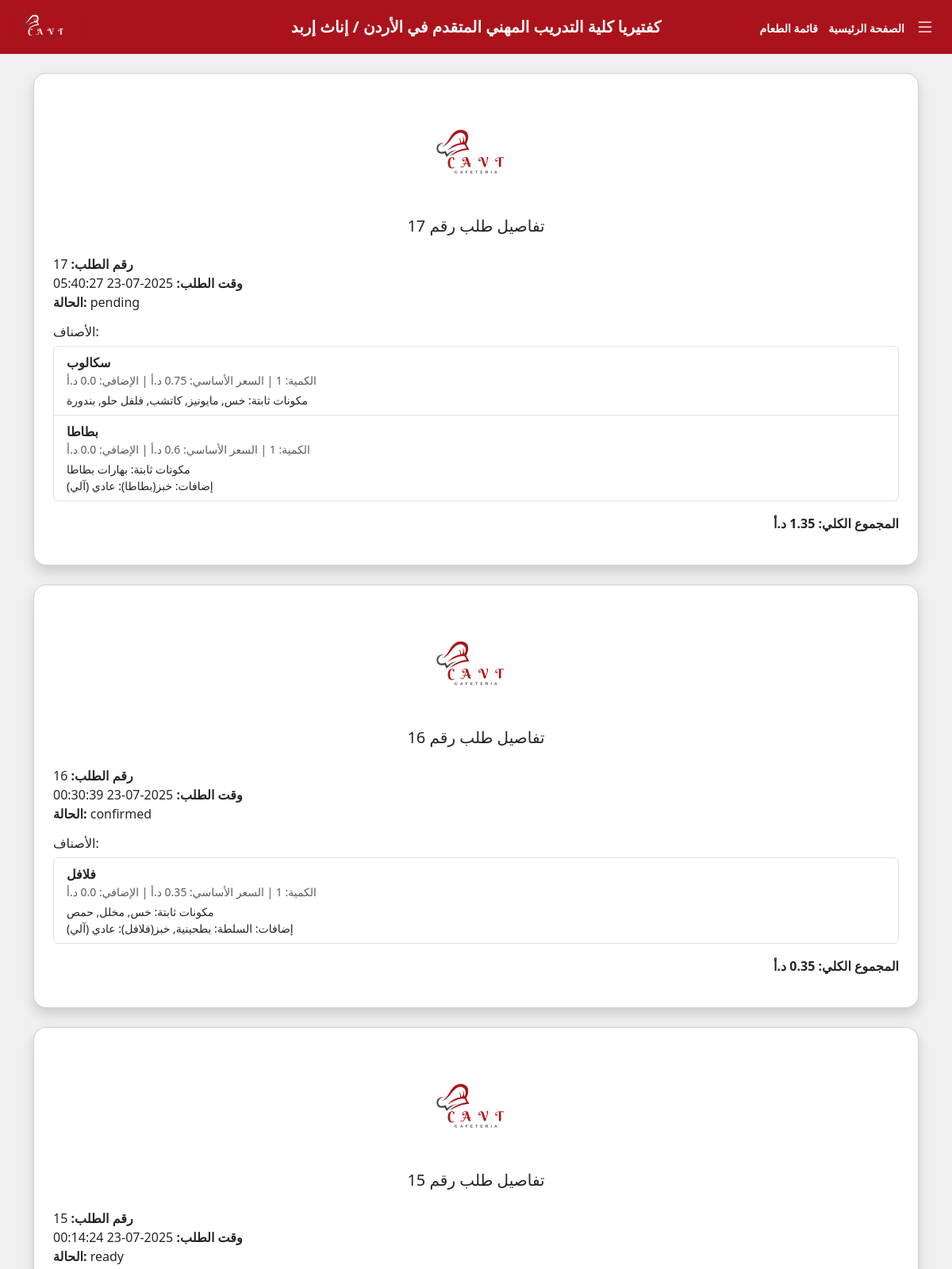
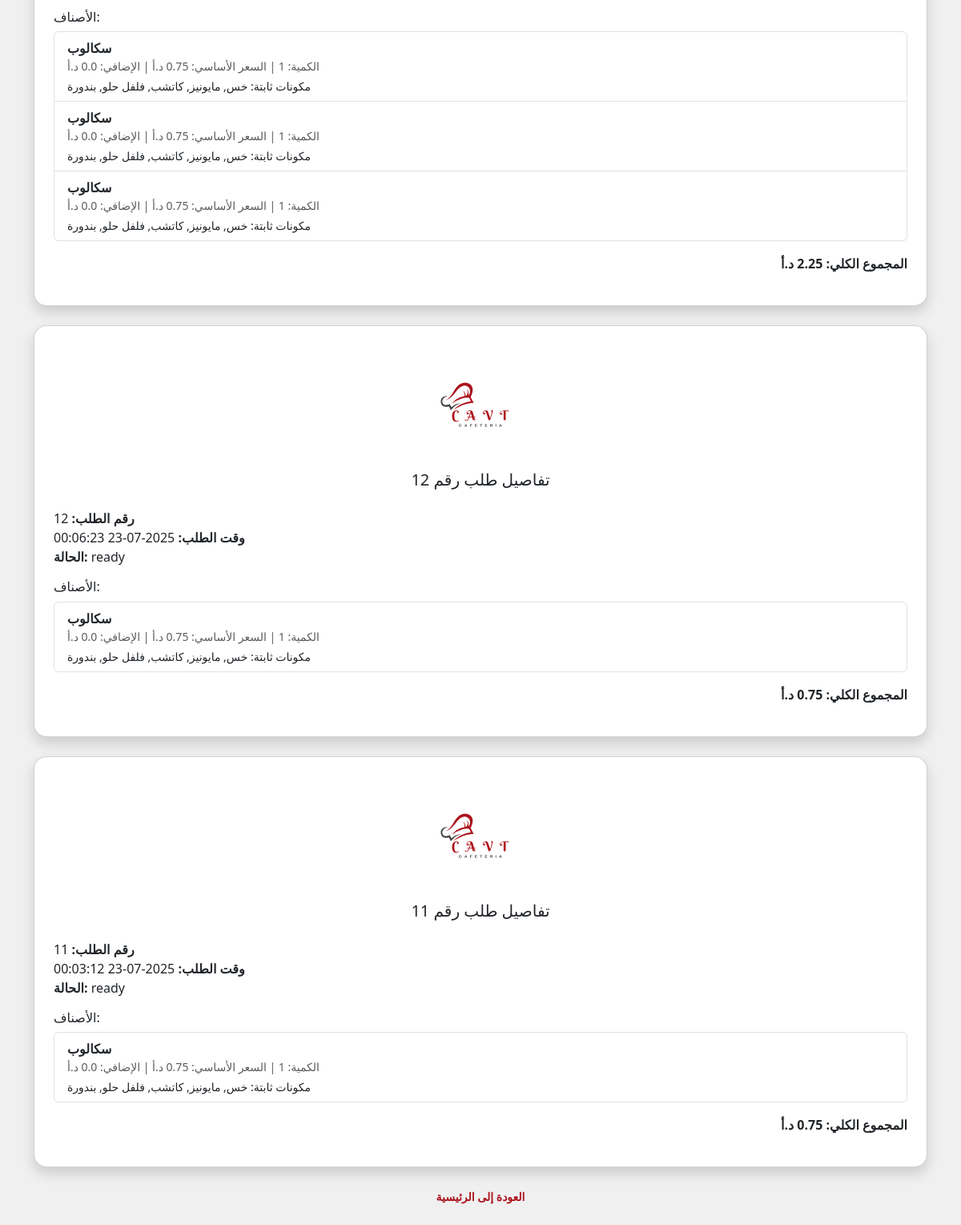
/order_waiting/17 (signed in), run on the app's committed database (2 pictures, top to bottom).
### tables this page shows
CREATE TABLE "orders" (
	"id"	INTEGER,
	"user_id"	INTEGER NOT NULL,
	"order_time"	DATETIME NOT NULL DEFAULT CURRENT_TIMESTAMP,
	"status"	TEXT NOT NULL DEFAULT 'pending',
	PRIMARY KEY("id" AUTOINCREMENT),
	FOREIGN KEY("user_id") REFERENCES "User"("id") ON DELETE CASCADE
);

CREATE TABLE "order_details" (
	"id"	INTEGER,
	"order_id"	INTEGER NOT NULL,
	"item_id"	INTEGER NOT NULL,
	"quantity"	INTEGER DEFAULT 1,
	"base_price"	REAL NOT NULL,
	"extra_price"	REAL DEFAULT 0,
	"details_json"	TEXT,
	PRIMARY KEY("id" AUTOINCREMENT),
	FOREIGN KEY("item_id") REFERENCES "MenuItem"("id") ON DELETE CASCADE,
	FOREIGN KEY("order_id") REFERENCES "orders"("id") ON DELETE CASCADE
);

CREATE TABLE "MenuItem" (
	"id"	INTEGER,
	"name"	TEXT NOT NULL,
	"price"	REAL NOT NULL,
	"category_id"	INTEGER NOT NULL,
	"image"	TEXT DEFAULT 'image/default.jpg',
	PRIMARY KEY("id" AUTOINCREMENT),
	FOREIGN KEY("category_id") REFERENCES "category"("id") ON DELETE CASCADE
);

### temp.py (the view)
@app.route('/order_waiting/<int:order_id>')
@login_required
def order_waiting(order_id):
    conn = get_db_connection()
    selected_order = conn.execute('SELECT * FROM orders WHERE id = ?', (order_id,)).fetchone()
    if not selected_order:
        conn.close()
        flash("🚫 لم يتم العثور على الطلب.")
        return redirect(url_for('home'))
    order_date = selected_order['order_time'].split(" ")[0]  # جزء التاريخ فقط
    user_id = session.get('user_id')
    orders = conn.execute('''
        SELECT id, order_time, status
        FROM orders
        WHERE user_id = ? AND DATE(order_time) = ?
        ORDER BY order_time DESC
    ''', (user_id, order_date)).fetchall()
    all_orders = []
    for order in orders:
        order_id = order['id']
        rows = conn.execute('''
            SELECT od.quantity, od.base_price, od.extra_price, od.details_json,
                   m.name AS item_name
            FROM order_details od
            JOIN MenuItem m ON od.item_id = m.id
            WHERE od.order_id = ?
        ''', (order_id,)).fetchall()
        order_items = []
        total = 0
        for row in rows:
            details = json.loads(row['details_json']) if row['details_json'] else {}
            fixed_ingredients = details.get('fixed_ingredients', [])
            custom_options = details.get('custom_options', [])
            notes = details.get('notes', '')
            total_price = row['base_price'] + row['extra_price']
            total += total_price * row['quantity']
            order_items.append({
                'item_name': row['item_name'],
                'quantity': row['quantity'],
                'base_price': row['base_price'],
                'extra_price': row['extra_price'],
                'fixed_ingredients': fixed_ingredients,
                'custom_options': custom_options,
                'notes': notes
            })
        all_orders.append({
            'id': order['id'],
            'order_time': order['order_time'],
            'status': order['status'],
            'items': order_items,
            'total': round(total, 2)
        })
    conn.close()
    return render_template('order_confirmed.html', orders=all_orders)

### database.py (called while the page is built)
def get_db_connection():
    conn = sqlite3.connect("college_users.db")
    conn.row_factory = sqlite3.Row  # بترجع النتائج كـ dict
    return conn

### temp.py (called while the page is built)
def login_required(f):
    @wraps(f)
    def decorated_function(*args, **kwargs):
        if 'user_id' not in session:
            flash('يجب تسجيل الدخول أولاً')
            return redirect(url_for('login'))
        return f(*args, **kwargs)
    return decorated_function

### templates/order_confirmed.html (shortened to what this page needs)
{% extends 'navbar.html' %}
{% block body %}
<div class="container py-4">
  {% for order in orders %}
  <div class="card shadow p-4 mb-4 rounded-4">
    <div class="text-center mb-3">
      <img src="{{ url_for('static', filename='image/CAVT_logo.svg') }}" alt="شعار الكلية" class="rounded" width="140">
    </div>
    <h5 class="text-center mb-4">تفاصيل طلب رقم {{ order['id'] }}</h5>
    <div class="mb-3">
      <strong>رقم الطلب:</strong> {{ order['id'] }}<br>
      <strong>وقت الطلب:</strong> {{ order['order_time'] }}<br>
      <strong>الحالة:</strong> {{ order['status'] }}
    </div>
    <div class="mb-3">
      <h6>الأصناف:</h6>
      <ul class="list-group">
        {% for item in order['items'] %}
        <li class="list-group-item d-flex flex-column">
          <div><strong>{{ item.item_name }}</strong></div>
          <div class="small text-muted">
            الكمية: {{ item.quantity }} | السعر الأساسي: {{ item.base_price }} د.أ | الإضافي: {{ item.extra_price }} د.أ
          </div>
          {% if item.fixed_ingredients or item.custom_options or item.notes %}
          <div class="small mt-1">
            {% if item.fixed_ingredients %}
            <div>مكونات ثابتة: {{ item.fixed_ingredients|join(', ') }}</div>
            {% endif %}
            {% if item.custom_options %}
            <div>
              إضافات:
              {% for opt in item.custom_options %}
              {{ opt.ingredient_name }}: {{ opt.option_name }}{% if not loop.last %}, {% endif %}
              {% endfor %}
            </div>
            {% endif %}
          </div>
          {% endif %}
        </li>
        {% endfor %}
      </ul>
    </div>
    <div class="mb-3 text-end">
      <strong>المجموع الكلي: {{ order.total }} د.أ</strong>
    </div>
  </div>
  {% endfor %}
  <div class="text-center mt-3">
    {% if session.get('user_id') and (session.get('role_id') != 1 ) %}
    <a href="/home" class="text-decoration-none fons-size14px" style="color: #AB131C; font-weight: bold;">
      العودة إلى الرئيسية
    </a>
    {% elif session.get('user_id') and (session.get('role_id') == 1 ) %}
    <a href="/admin" class="text-decoration-none fons-size14px" style="color: #AB131C; font-weight: bold;">
      العودة إلى الرئيسية
    </a>
    {% endif %}
  </div>
</div>
{% endblock %}

### static/style.css (style rules this page uses)
body { font-family: "Segoe UI", Tahoma, Geneva, Verdana, sans-serif; user-select: none; }
.background-color-f0f0f0 { background-color: #f0f0f0 !important; }
.card { animation: fadeIn 0.8s ease-in-out; }
.fons-size14px { font-size: 14px; }

### data on the page
orders: id "17", order_time "2025-07-23 05:40:27", status "pending"
order_details: item_name "سكالوب", base_price "0.75", extra_price "0.0", fixed_ingredients "خس, مايونيز, كاتشب, فلفل حلو, بندورة"
order_details: item_name "بطاطا", base_price "0.6", extra_price "0.0", fixed_ingredients "بهارات بطاطا", ingredient_name "خبز(بطاطا)", option_name "عادي (آلي)"
orders: id "16", order_time "2025-07-23 00:30:39", status "confirmed", total "0.35"
order_details: item_name "فلافل", base_price "0.35", extra_price "0.0", fixed_ingredients "خس, مخلل, حمص", ingredient_name "السلطة" "خبز(فلافل)", option_name "بطحينية" "عادي (آلي)"
orders: id "15", order_time "2025-07-23 00:14:24", status "ready", total "2.25"
order_details: item_name "سكالوب", base_price "0.75", extra_price "0.0", fixed_ingredients "خس, مايونيز, كاتشب, فلفل حلو, بندورة"
order_details: item_name "سكالوب", base_price "0.75", extra_price "0.0", fixed_ingredients "خس, مايونيز, كاتشب, فلفل حلو, بندورة"
order_details: item_name "سكالوب", base_price "0.75", extra_price "0.0", fixed_ingredients "خس, مايونيز, كاتشب, فلفل حلو, بندورة"
orders: id "12", order_time "2025-07-23 00:06:23", status "ready", total "0.75"
order_details: item_name "سكالوب", base_price "0.75", extra_price "0.0", fixed_ingredients "خس, مايونيز, كاتشب, فلفل حلو, بندورة"
orders: id "11", order_time "2025-07-23 00:03:12", status "ready", total "0.75"
order_details: item_name "سكالوب", base_price "0.75", extra_price "0.0", fixed_ingredients "خس, مايونيز, كاتشب, فلفل حلو, بندورة"
